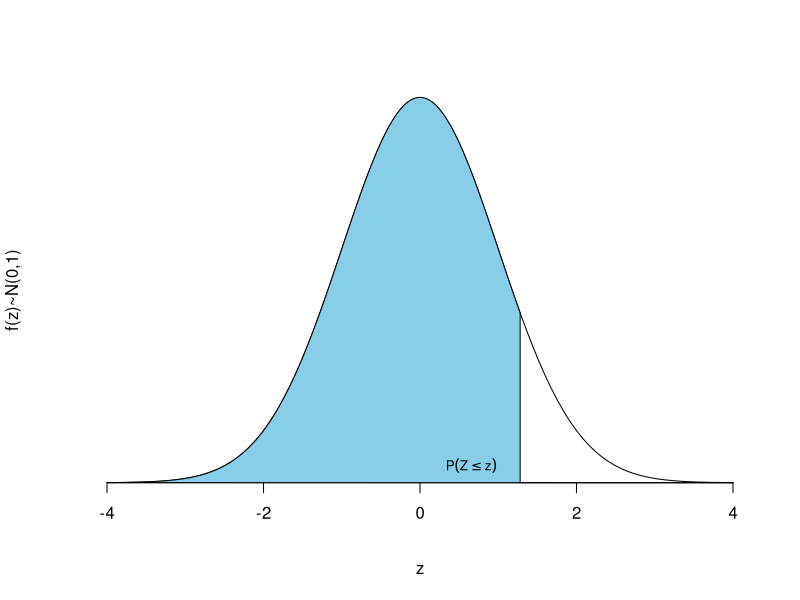

R code for this plot:
## ---- chunk 1
# library(xtable)

# newm <- xtable(m, digits = 4, align = "|c|cccccccccc|")
## ---- chunk 2
curve(dnorm, -4, 4, axes = FALSE, ylab = "f(z)~N(0,1)", xlab = "z")
axis(1, pos=0)
cord.x <- seq(-4, 1.28, by = 0.01)
cord.y <- dnorm(cord.x)
polygon(c(cord.x, 1.28, 4), c(cord.y, rep(0, 2)), col='skyblue')
text(0.2, 0.015, expression(P(Z<=z)), pos = 4, cex = 0.8)
## ---- chunk 3
options(digits = 4)
u <- seq(0, 3.99, by = 0.01)
p <- pnorm(u, lower.tail = TRUE)
m <- matrix(p, ncol = 10, byrow = TRUE)
dimnames(m) <- list(z = formatC(seq(0, 3.9, by = 0.1), digits = 1, format = "f"),
                    zz =formatC(seq(0, 0.09, by = 0.01), digits = 2, format = "f"))
# library(pander)
# pandoc.table(m)

tm <- cbind(as.numeric(rownames(m)), m)
colnames(tm)[1] <- "z"
knitr::kable(tm, row.names = FALSE)
